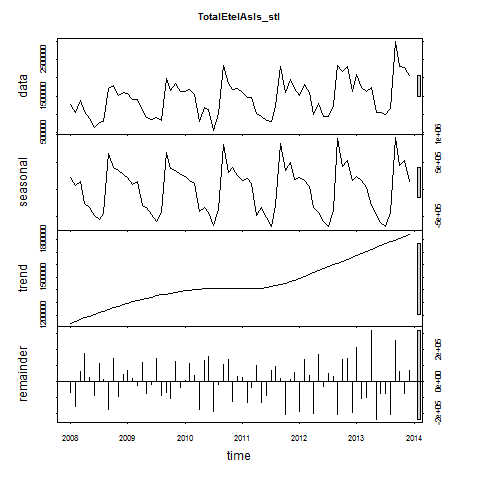

Recreate this plot in R.
#Creates TotalEtelAsIs_stl plot

png("Plots/TotalEtelAsIs_stl.png")
plot(TotalEtelAsIs_stl, col="black", main="TotalEtelAsIs_stl")
dev.off()